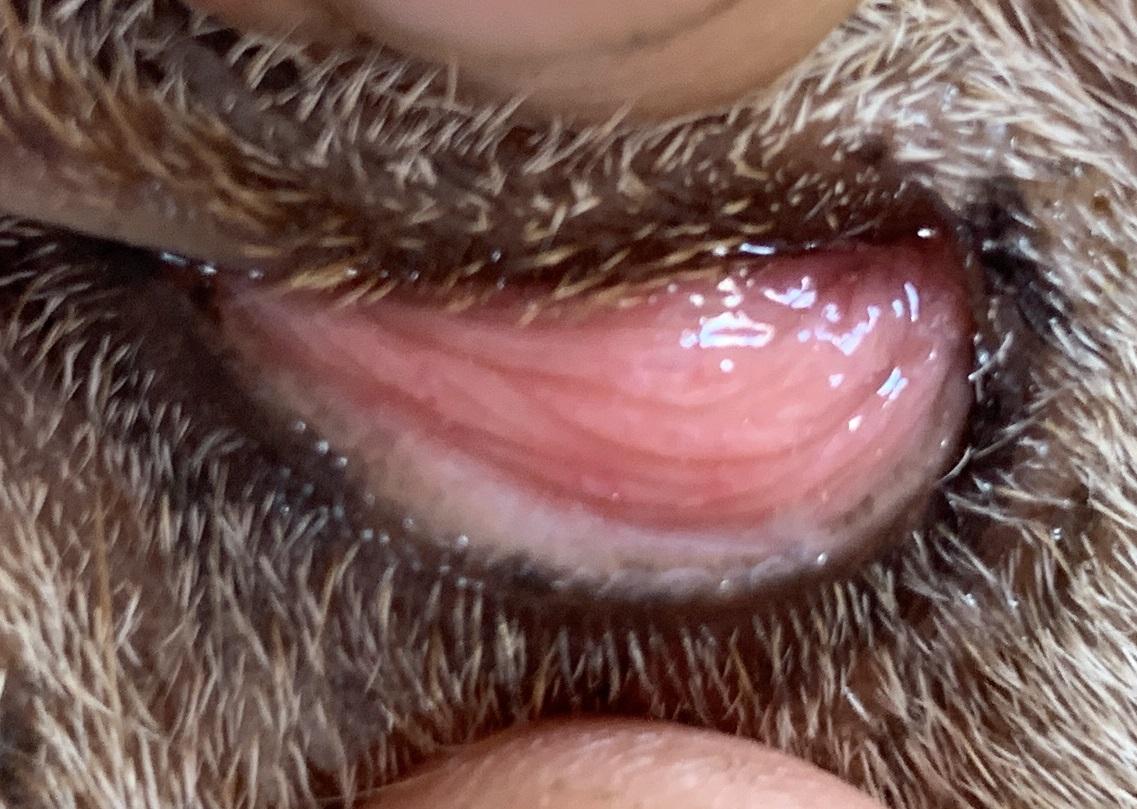
#> input picture 4. Trabalho Final/bd_size/1.JPG, 1137 x 809 px; its folder holds 4 pictures in this run
$ jupyter execute --allow-errors Untitled.ipynb   (older library calls are emulated)
#> lines starting #> are read from the running program, lines starting #| are printed output that depends on the picture; after the words box and inside, x2 and y2 are one past the last pixel; in counts of white or black regions, pixels touching at a corner belong together
[cell 1]
import cv2
import os
import numpy as np
from matplotlib import pyplot as plt

[cell 2]
def load_data(datadir):
#> called with datadir = 'bd_size'
    img_array = []
    path = os.path.join(datadir)
    path_list = list(os.listdir(path))
    for img in path_list:
        img_array.append(cv2.imread(os.path.join(path, img)))
    return img_array

imgs_data_segmentacao = load_data('bd_size')
#> (the rest of this cell did not finish here and is left out)


[cell 3]
from skimage import filters
image = imgs_data_segmentacao[0]
#> image is the input picture: shape (809, 1137, 3); mean B, G, R 84.5, 89.5, 119.6
#ret,thresh = cv2.threshold(img,127,255,0)

#im2,contours,hierarchy = cv2.findContours(thresh, 1, 2)
#> (the rest of this cell did not finish here and is left out)

#> (a cell that did not finish here is left out)

[cell 5]
mask = np.zeros(image.shape, dtype=np.uint8)
mask = cv2.circle(mask, (260, 300), 225, (255,255,255), -1)
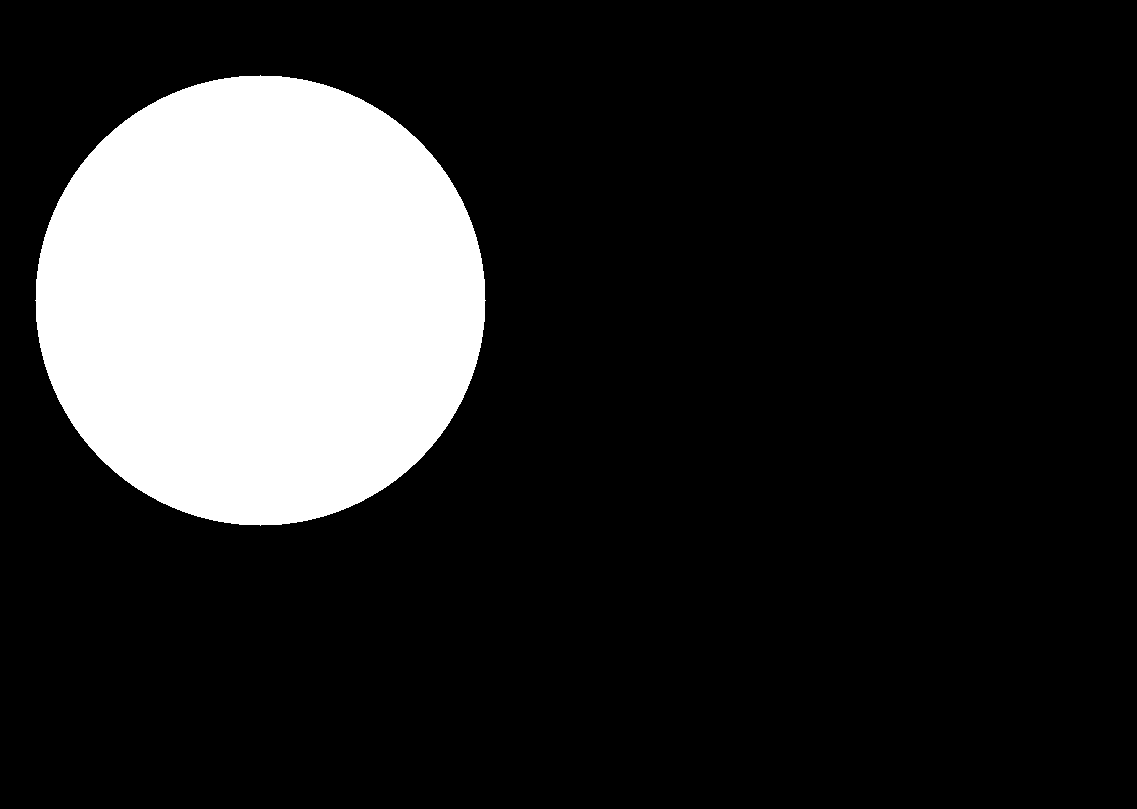
#> mask: shape (809, 1137, 3); 17.3% white; 1 white region, box (x1, y1, x2, y2) and area: (35, 75, 486, 526) 159033
replacedImage = cv2.bitwise_and(image, mask)
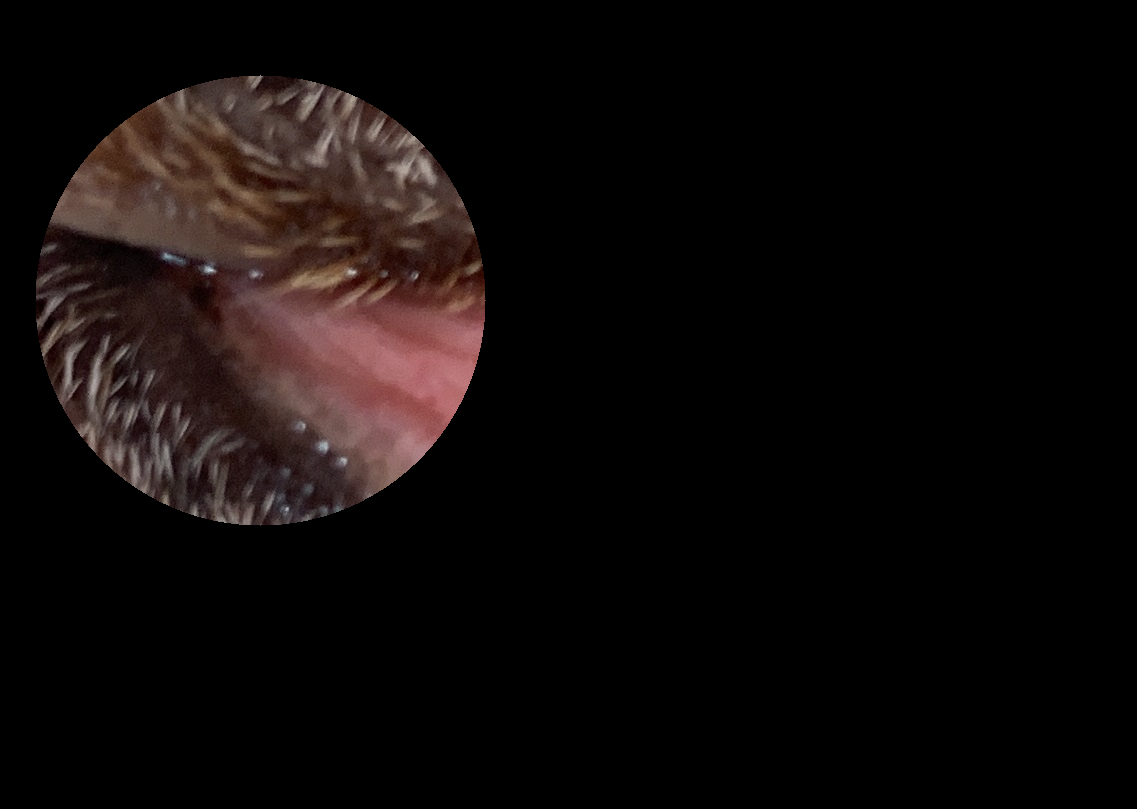
#> replacedImage: shape (809, 1137, 3); mean B, G, R 9.2, 9.9, 14.6

[cell 6]
plt.imshow(mask)

[cell 7]
from skimage.filters import sobel
from scipy import ndimage as ndi
from skimage.segmentation import watershed
from skimage.color import label2rgb
def cresc_reg(image):
    imgs_seg1 = cv2.cvtColor(image,cv2.COLOR_BGR2GRAY)
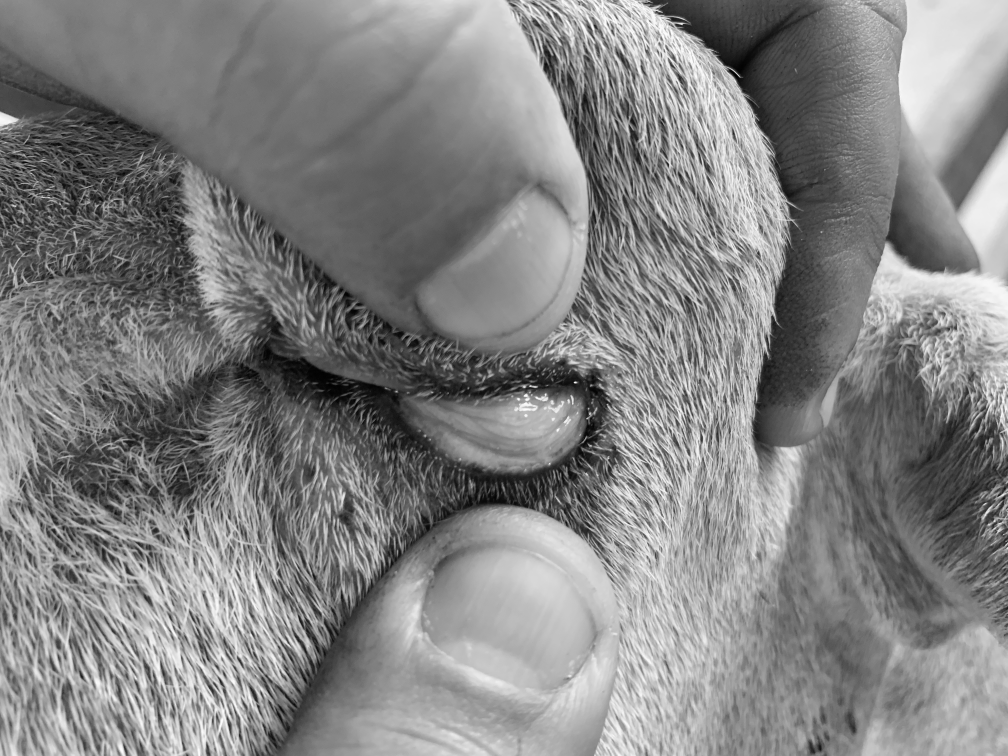
#> imgs_seg1: shape (3024, 4032) (shown at 1/4 size); min 0, max 255, mean 131.1
    elevation_map = sobel(imgs_seg1)
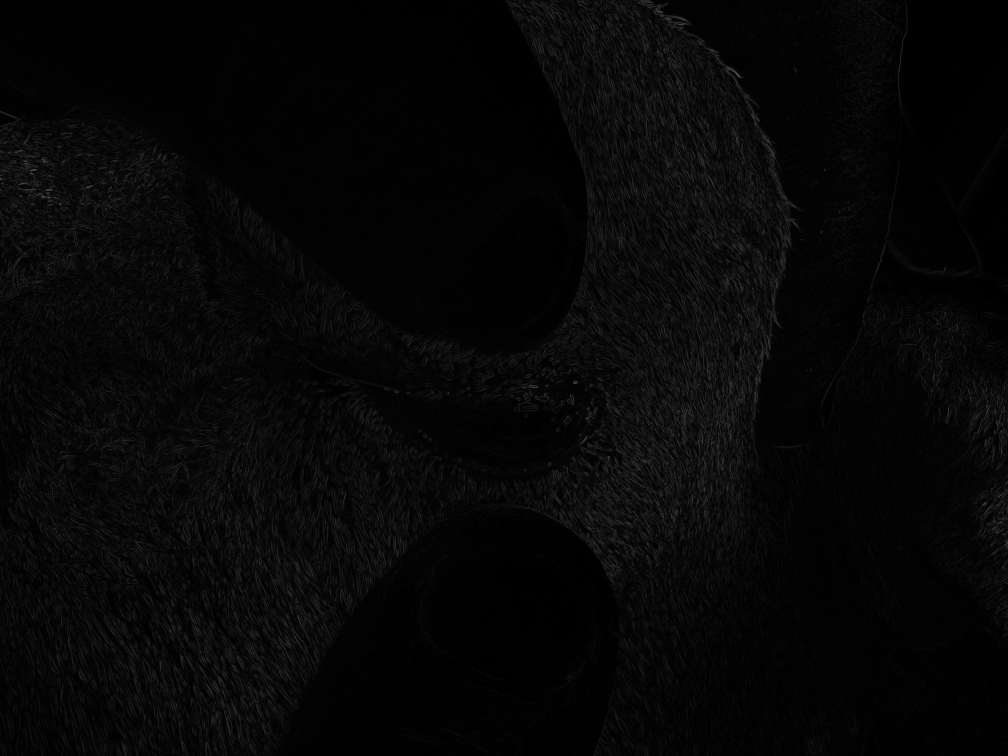
#> elevation_map: shape (3024, 4032) float64 (shown at 1/4 size); min 0, max 0.634, mean 0.0276

    markers = np.zeros_like(imgs_seg1)
    markers[imgs_seg1 < 30] = 1
    markers[imgs_seg1 > 150] = 2

    segmentation = watershed(elevation_map, markers)

    segmentation = ndi.binary_fill_holes(segmentation - 1)
    labeled_coins, _ = ndi.label(segmentation)
    image_label_overlay = label2rgb(labeled_coins, image=imgs_seg1)

    return image_label_overlay

teste = cresc_reg(imgs_data_segmentacao[1])
plt.imshow(teste)
